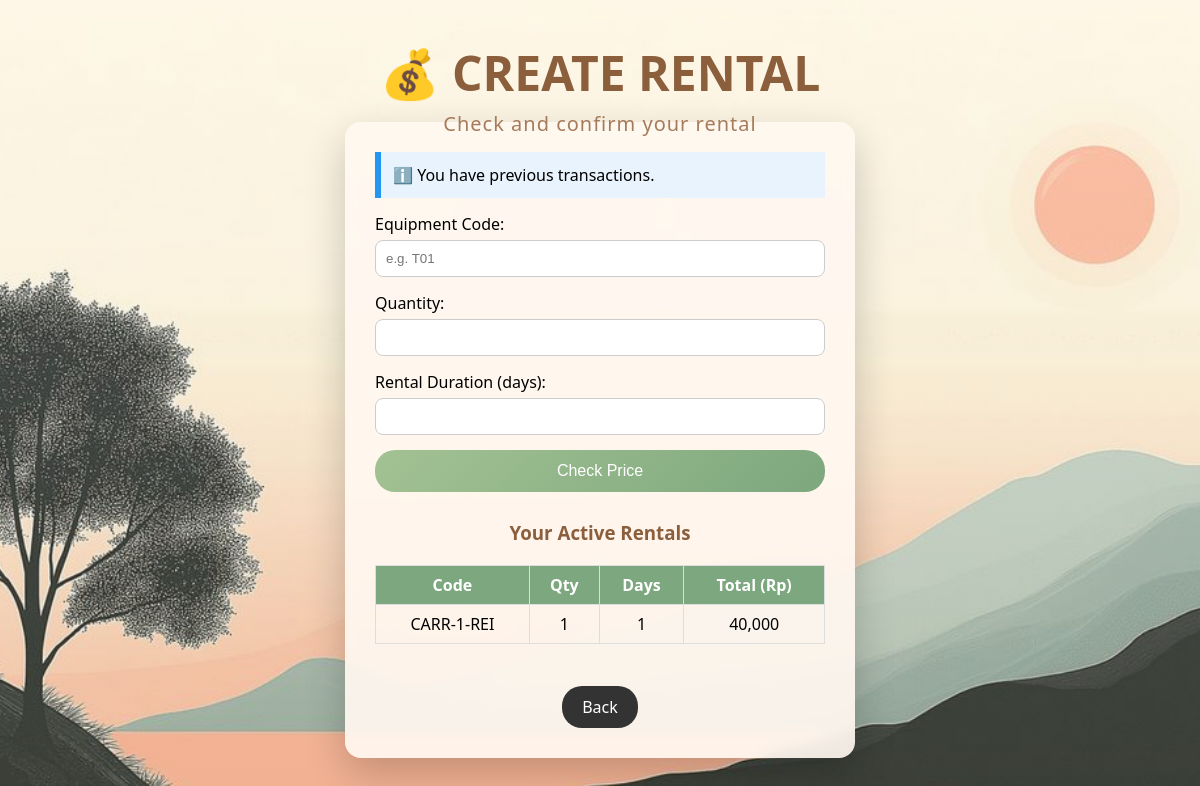
/user/rental/create (signed in), run on the app's committed database.
### Database.py (models this page shows)
class Rental(db.Model):
    __tablename__ = 'rentals'
    id_transaksi = db.Column(db.String, primary_key=True)
    userid = db.Column(db.String)
    kode_barang = db.Column(db.String, primary_key=True)
    jumlah = db.Column(db.Integer)
    lama_sewa = db.Column(db.Integer)
    total_harga = db.Column(db.Float)
    status = db.Column(db.String, default='active')

### app.py (the view, shortened to what this page needs)
@app.route("/user/rental/create", methods=["GET", "POST"])
def user_create_rental():
    if "userid" not in session: return redirect(url_for("login_route"))
    userid = session.get("userid")
    active_rentals = get_user_rentals(userid, "active")
    info_user = "ℹ️ You have previous transactions." if active_rentals else "ℹ️ You do not have any transactions yet."
    return render_template("create_rental.html", info_user=info_user, active_rentals=active_rentals)

### Database.py (called while the page is built)
def model_to_dict(model):
    if model is None:
        return None
    columns = model.__table__.columns.keys()
    return {c: getattr(model, c) for c in columns}

def models_to_list(models):
    return [model_to_dict(m) for m in models]

def get_user_rentals(userid, status=None):
    query = Rental.query.filter_by(userid=userid)
    if status:
        query = query.filter_by(status=status)
    result = query.all()
    return models_to_list(result)

### templates/create_rental.html (shortened to what this page needs)
<!doctype html>
<html>
<head>
</head>
<body>
<div class="header-title">
  <h1>💰 CREATE RENTAL</h1>
  <p>Check and confirm your rental</p>
</div>
<div class="container">
  <div class="info">{{ info_user }}</div>
  {% if confirm_data %}
    <div class="confirm">
      <h3>------- Rental Confirmation -------</h3>
      <p>Equipment: {{ confirm_data.nama }}</p>
      <p>Quantity: {{ confirm_data.jumlah }}</p>
      <p>Duration: {{ confirm_data.lama_sewa }} days</p>
      <p>Total Price: Rp {{ "{:,.0f}".format(confirm_data.total_harga) }}</p>
      <form action="/user/rental/create" method="post">
        <input type="hidden" name="kode_barang" value="{{ confirm_data.kode_barang }}">
        <input type="hidden" name="jumlah" value="{{ confirm_data.jumlah }}">
        <input type="hidden" name="lama_sewa" value="{{ confirm_data.lama_sewa }}">
        <input type="hidden" name="confirm" value="yes">
        <button type="submit">Proceed with Rental</button>
      </form>
      <a href="/user/rental/create" class="btn-back" style="background:#A0522D; margin-top:10px;">Cancel</a>
    </div>
  {% else %}
    <form action="/user/rental/create" method="post">
      <div class="form-group">
        <label>Equipment Code:</label>
        <input type="text" name="kode_barang" required placeholder="e.g. T01">
      </div>
      <div class="form-group">
        <label>Quantity:</label>
        <input type="number" name="jumlah" min="1" required>
      </div>
      <div class="form-group">
        <label>Rental Duration (days):</label>
        <input type="number" name="lama_sewa" min="1" required>
      </div>
      <button type="submit">Check Price</button>
    </form>
  {% endif %}
  {% if active_rentals %}
    <h3>Your Active Rentals</h3>
    <table>
      <thead>
        <tr>
          <th>Code</th>
          <th>Qty</th>
          <th>Days</th>
          <th>Total (Rp)</th>
        </tr>
      </thead>
      <tbody>
        {% for t in active_rentals %}
        <tr>
          <td>{{ t.kode_barang }}</td>
          <td>{{ t.jumlah }}</td>
          <td>{{ t.lama_sewa }}</td>
          <td>{{ "{:,.0f}".format(t.total_harga) }}</td>
        </tr>
        {% endfor %}
      </tbody>
    </table>
  {% endif %}
  <br>
  <a href="/user" class="btn-back">Back</a>
</div>
</body>
</html>

### data on the page
Rental: kode_barang "CARR-1-REI", jumlah "1", lama_sewa "1", total_harga "40,000"

### other printed values
{{ info_user }} "ℹ️ You have previous transactions."
